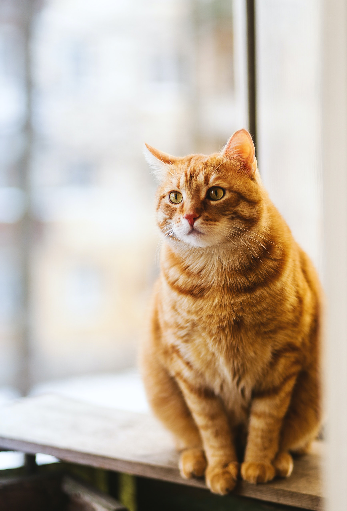
#> input picture Original Input Images/Chapter 3/111.png, 347 x 511 px, found by its file name
$ python 'Image rotation (II).py'
#> lines starting #> are read from the running program, lines starting #| are printed output that depends on the picture
import cv2
import numpy as np

img = cv2.imread('111.png')
#> img is the input picture: shape (511, 347, 3); mean B, G, R 160.4, 177, 192
rows, cols = img.shape[:2]
#> rows = 511; cols = 347

# Get rotation matrices.
M1 = cv2.getRotationMatrix2D((100,100), 30, 1)

M2 = cv2.getRotationMatrix2D((cols/2,rows/2), 45, 2)

M3 = cv2.getRotationMatrix2D((cols/2,rows/2), -90, 1)
#> M3 = [[6.12e-17, -1, 429], [1, 6.12e-17, 82]]

#new values for the output
scale = 2
new_cols = int(cols * scale)
#> new_cols = 694
new_rows = int(rows * scale)
#> new_rows = 1022

# Create output image with the new size
rotated2 = cv2.warpAffine(img, M2, (new_cols, new_rows))
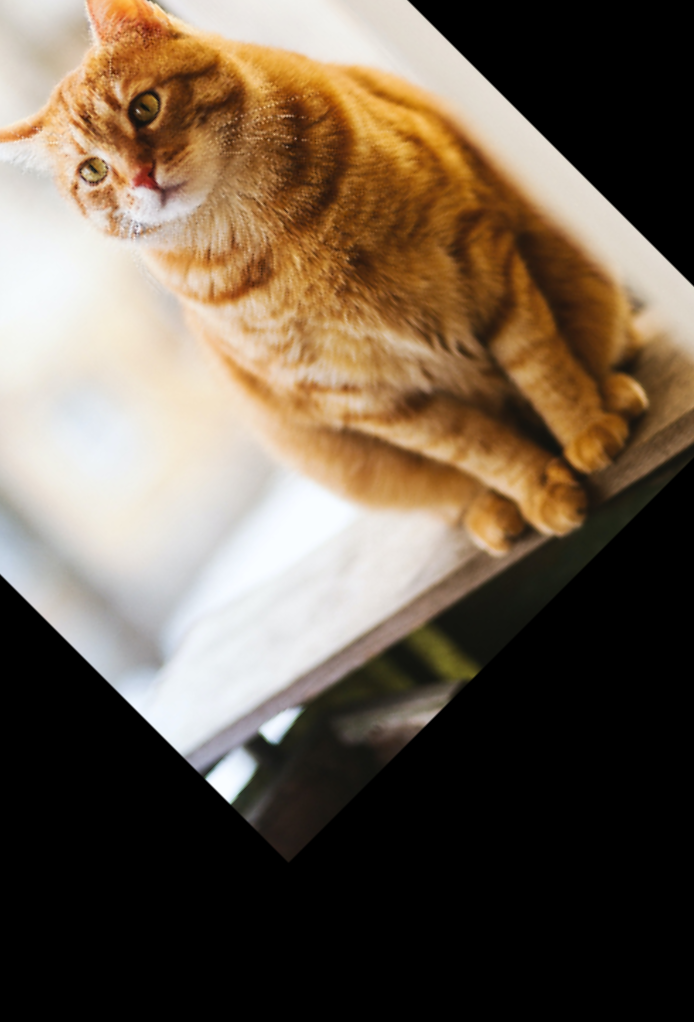
#> rotated2: shape (1022, 694, 3); mean B, G, R 77.2, 93.3, 108.2

# Perform rotation
rotated1 = cv2.warpAffine(img, M1, (cols, rows))
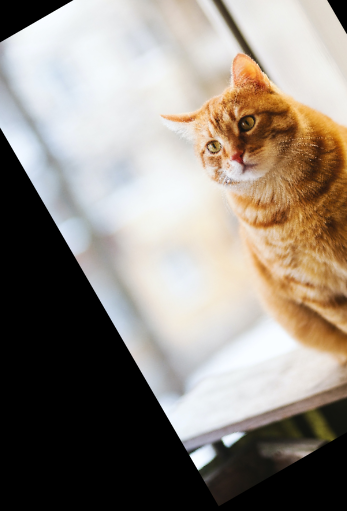
#> rotated1: shape (511, 347, 3); mean B, G, R 127.6, 136.7, 145
rotated2 = cv2.warpAffine(img, M2, (cols, rows))
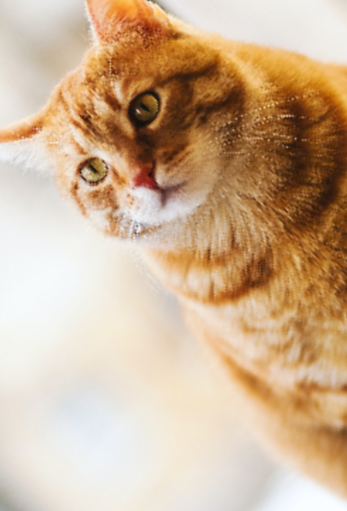
#> rotated2: shape (511, 347, 3); mean B, G, R 150.9, 179.8, 207.2
rotated3 = cv2.warpAffine(img, M3, (cols, rows))
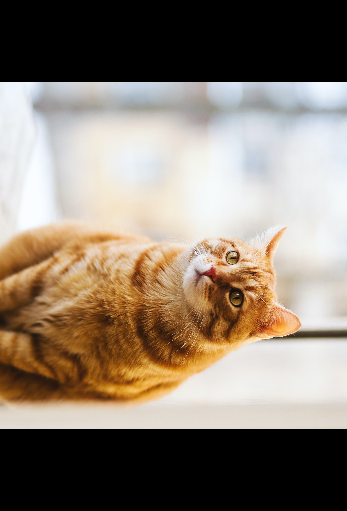
#> rotated3: shape (511, 347, 3); mean B, G, R 112.1, 125.2, 137.4

cv2.imshow('Original Image', img)
cv2.imshow('Rotated Image 1', rotated1)
cv2.imshow('Rotated Image 2', rotated2)
cv2.imshow('Rotated Image 3', rotated3)
cv2.waitKey(0)
cv2.destroyAllWindows()
